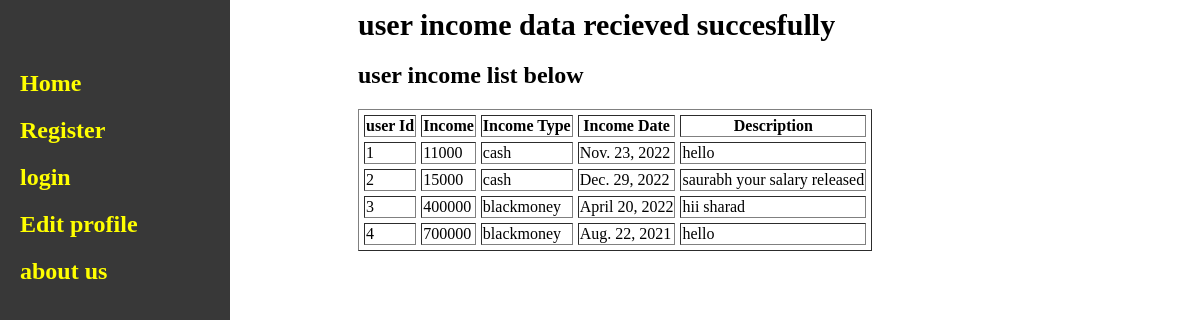
The app's page /inc-incomelist with its own data.
### income/models.py (models this page shows)
class Income(models.Model):
    user = models.ForeignKey(User,on_delete = models.CASCADE)
    income = models.IntegerField()
    income_type = models.CharField(max_length=30)
    income_date = models.DateField()
    description = models.TextField(max_length=250)
    class Meta:
        db_table = 'income'

### income/views.py (the view)
# urls.py: path('incomelist',v.income_list, name ='icl'),
def income_list(request):
    uid = request.session.get("uid")
    inco = Income.objects.filter(user=uid)
    inco = Income.objects.all()
    return render(request,'incomelist.html',{'inco':inco})

### income/templates/incomelist.html
{%extends 'sidebar.html'%}
{%block body%}
<h1> user income data recieved succesfully </h1>
<h2> user income list below </h2>
<table border="1" cellspacing="5">
    <tr>
        <th>user Id</th>
        <th>Income</th>
        <th>Income Type</th>
        <th>Income Date</th>
        <th> Description</th>
    </tr>
    {%for i in inco%}
    <tr>
        <td>{{i.id}}</td>
        <td>{{i.income}}</td>
        <td>{{i.income_type}}</td>
        <td>{{i.income_date}}</td>
        <td>{{i.description}}</td>
    </tr>
    {% endfor %}
</table>
{%endblock%}

### account/templates/sidebar.html
{% load static %}
<link rel="stylesheet" href="{%static 'css/style.css'%}">
<div class="side">
<h2><a href=''>Home</a></h2>
{%if user.is_authenticated%}
<h2><a href="{%url 'account:reg'%}">Register</a></h2>
<h2><a href="{%url 'income:inc'%}">Add income</a></h2>
<h2><a href="{%url 'expence:exp'%}">add expence</a></h2>
<h2><a href="{%url 'income:icl'%}">income list</a></h2>
<h2><a href="{%url 'expence:exl'%}">expence list</a></h2>
<h2><a href="{%url 'account:logout'%}">logout</a></h2>
{%else%}
<h2><a href="{%url 'account:reg'%}">Register</a></h2>
<h2><a href="{%url 'account:login'%}">login </a></h2>
<h2><a href=''>Edit profile</a></h2>
{%endif%}
<h2><a href=''>about us</a></h2>
</div>
<div class="main">
    {%block body%}
    {%endblock%}
</div>

### account/static/css/style.css (style rules this page uses)
.side { padding-top:50px; background-color: rgb(56, 56, 56); height:800px; width:230px; position:fixed; top:0%; left:0%; }
h1 { font-size: 30px; }
.side a { padding-left: 20px; margin:10px; padding: 10px; color:yellow; text-decoration: none; }
.main { padding-left: 350px; }

### records on screen
Income: id "1", income "11000", income_type "cash", income_date "Nov. 23, 2022", description "hello"
Income: id "2", income "15000", income_type "cash", income_date "Dec. 29, 2022", description "saurabh your salary released"
Income: id "3", income "400000", income_type "blackmoney", income_date "April 20, 2022", description "hii sharad"
Income: id "4", income "700000", income_type "blackmoney", income_date "Aug. 22, 2021", description "hello"
